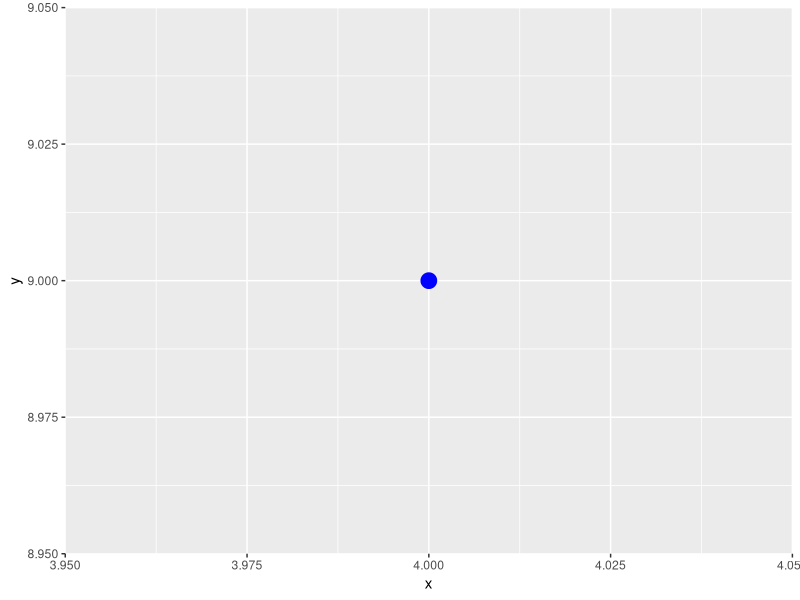
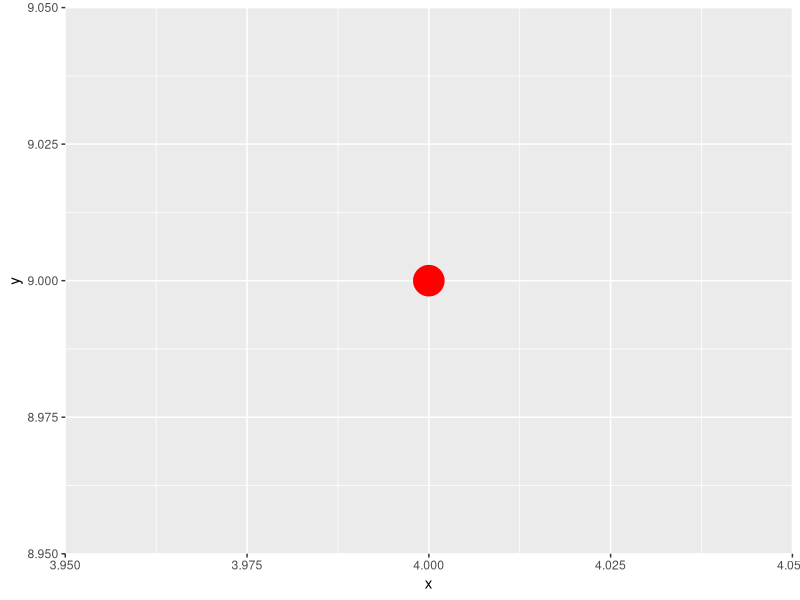
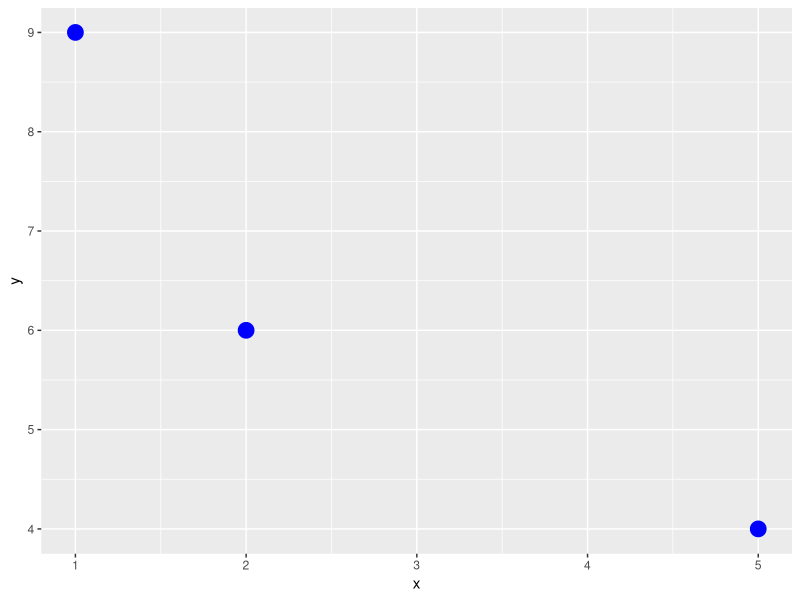
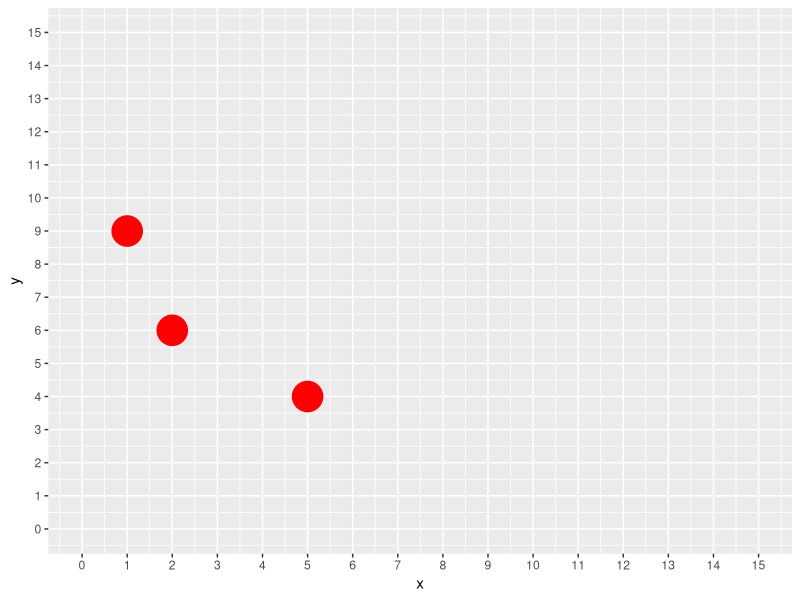
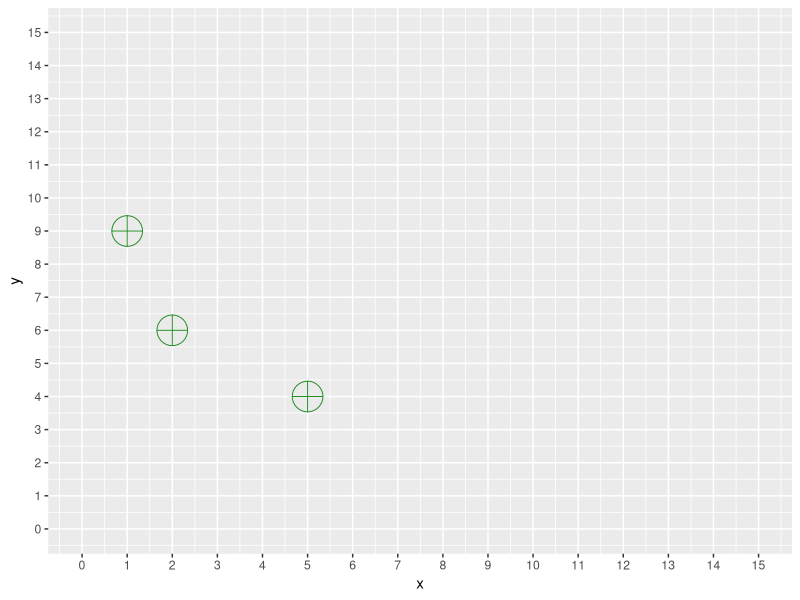
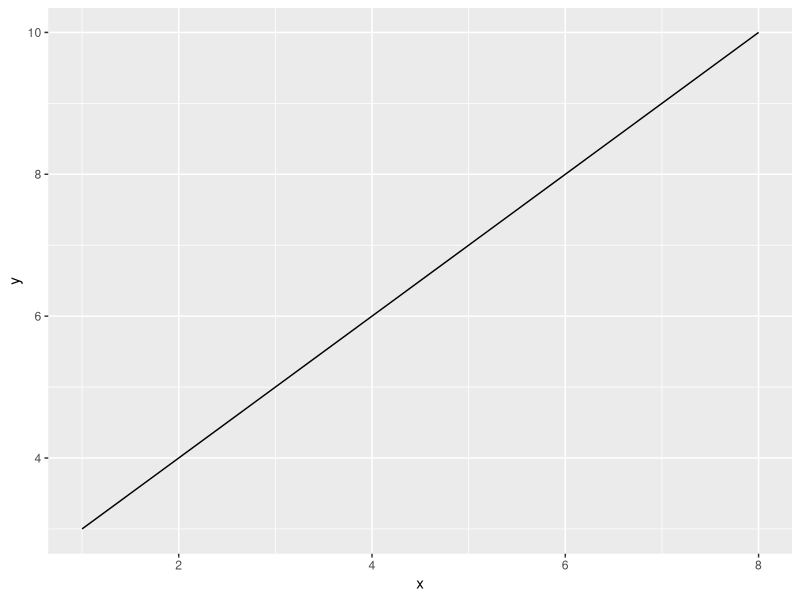
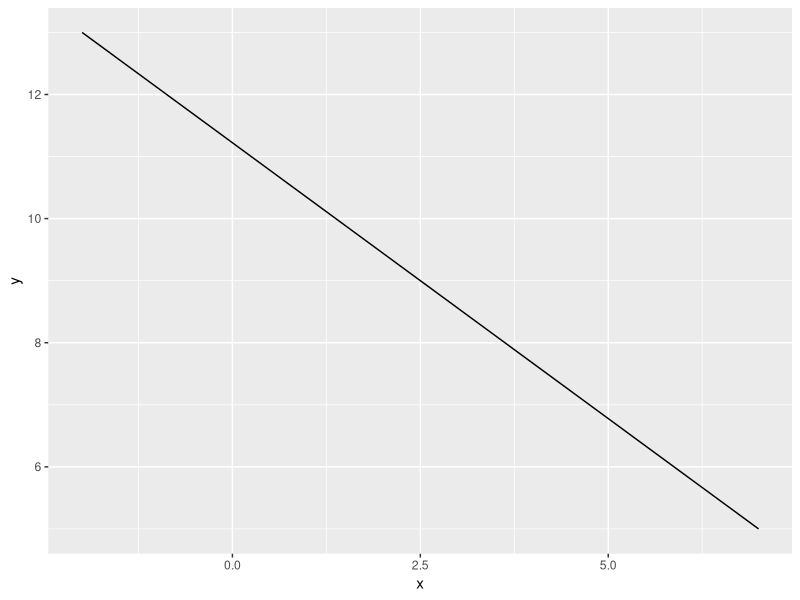
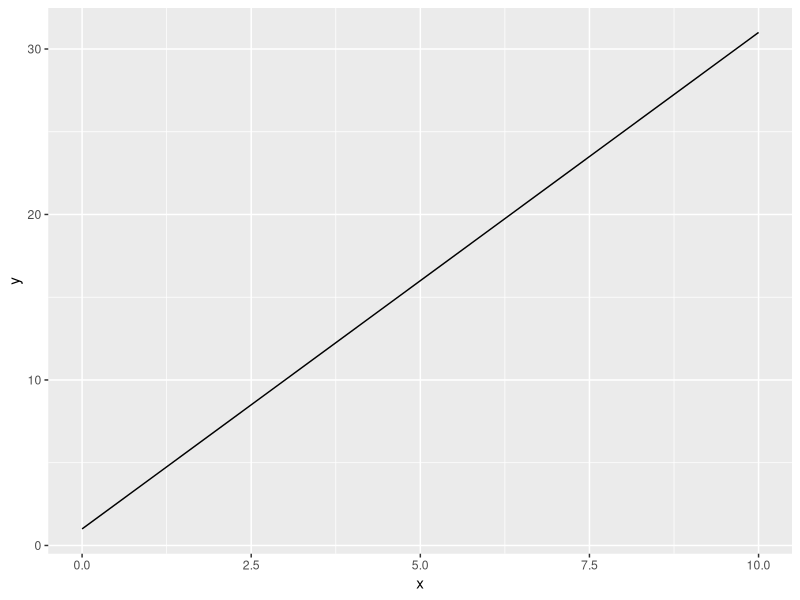

Recreate these plots in R, in order.
a<-2
b<-5
x<-c(2,3,4,5,6,7,8,9)
x[3:6]
x[-3:-6]
x<-c(3,6,8)
y<-c(1,2,3)
s<-c(4,5,6)
D<-data.frame(x,y,s)
library(ggplot2)
x<-4
y<-9
dat<-data.frame(x,y)
ggplot()+geom_point(data=dat,aes(x=x,y=y),size=5,color="blue")
ggplot()+geom_point(data=dat,aes(x=x,y=y),size=10,color="red")
x<-c(2,5,1)
y<-c(6,4,9)
dat<-data.frame(x,y)
ggplot()+geom_point(data=dat,aes(x=x,y=y),size=5,color="blue")
ggplot()+geom_point(data=dat,aes(x=x,y=y),size=10,color="red")+
  scale_x_continuous(limits = c(0,15),breaks=seq(0,15,1))+
  scale_y_continuous(limits = c(0,15),breaks=seq(0,15,1))
ggplot()+geom_point(data=dat,aes(x=x,y=y),size=10,color="forestgreen",shape=10)+
  scale_x_continuous(limits = c(0,15),breaks=seq(0,15,1))+
  scale_y_continuous(limits = c(0,15),breaks=seq(0,15,1))
x<-c(1,8)
y<-c(3,10)
dat<-data.frame(x,y)
ggplot()+geom_line(data=dat,aes(x=x,y=y))
dat$x
dat$x<-c(-2,7)
dat$y<-c(13,5)
ggplot()+geom_line(data=dat,aes(x=x,y=y))
x<-c(0,10)
y<-3*x+1
y
dat<-data.frame(x,y)
dat
ggplot()+geom_line(data = dat,aes(x=x,y=y))
x
y<--5*x-7
y
dat<-data.frame(x,y)
dat
ggplot()+geom_line(data=dat,aes(x=x,y=y))
sample(1:10,100,replace = TRUE)
rnorm(100,50,10)
rnorm(100,50,90)
rep(1,100)
x<-rep(1,100)
y<-rnorm(100,50,10)
x
y
dat<-data.frame(x,y)
dat
x<-1
y<-50
mean<-data.frame(x,y)
mean
library(ggplot2)
ggplot()+geom_point(data=dat,aes(x=x,y=y))+
  geom_point(data=mean,aes(x=x,y=y),size=5,color="red")
